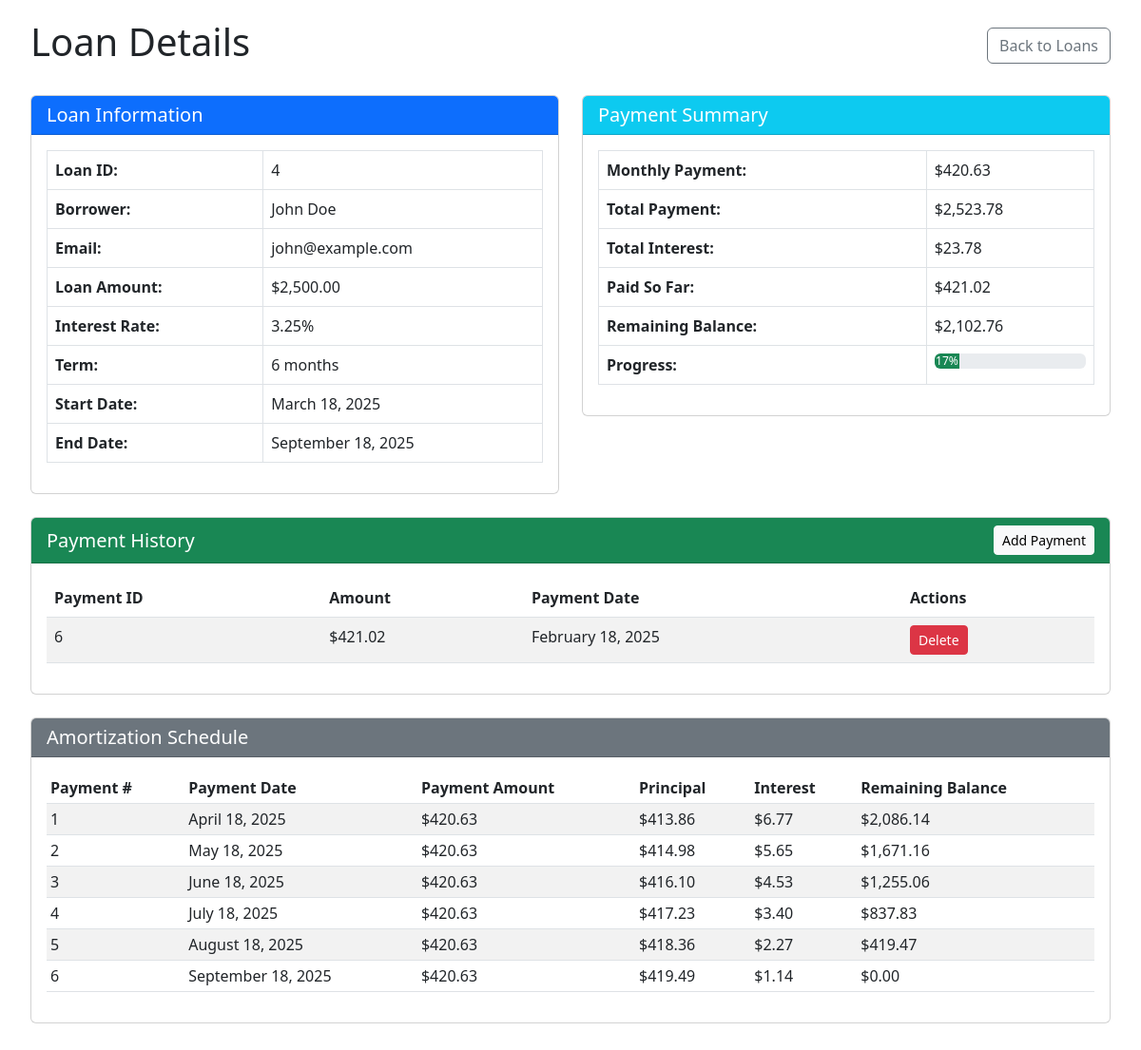
Screenshot of /view_loan.php?id=4 with the database file from the repository.
### tables this page shows
CREATE TABLE IF NOT EXISTS loans (
    id INT AUTO_INCREMENT PRIMARY KEY,
    user_id INT NOT NULL,
    amount DECIMAL(10, 2) NOT NULL,
    interest_rate DECIMAL(5, 2) NOT NULL,
    term_months INT NOT NULL,
    created_at DATETIME NOT NULL,
    updated_at DATETIME NOT NULL,
    FOREIGN KEY (user_id) REFERENCES users(id)
);

CREATE TABLE IF NOT EXISTS users (
    id INT AUTO_INCREMENT PRIMARY KEY,
    name VARCHAR(100) NOT NULL,
    email VARCHAR(100) NOT NULL UNIQUE,
    phone VARCHAR(20),
    address TEXT,
    created_at DATETIME NOT NULL,
    updated_at DATETIME NOT NULL
);

CREATE TABLE IF NOT EXISTS payments (
    id INT AUTO_INCREMENT PRIMARY KEY,
    loan_id INT NOT NULL,
    amount DECIMAL(10, 2) NOT NULL,
    payment_date DATE NOT NULL,
    created_at DATETIME NOT NULL,
    FOREIGN KEY (loan_id) REFERENCES loans(id) ON DELETE CASCADE
);

### Service/LoanService.php (called while the page is built, shortened)
<?php
class LoanService {
    private $loanRepository;
    public function __construct(LoanRepository $loanRepository) {
        $this->loanRepository = $loanRepository;
    }
    public function getLoanById(int $loanId) {
        $loanData = $this->loanRepository->getLoanById($loanId);
        return Loan::fromArray($loanData);
    }
    public function calculateMonthlyPayment(float $amount, float $interestRate, int $termMonths) {
        $monthlyInterestRate = $interestRate / 12 / 100;
        $monthlyPayment = ($monthlyInterestRate * $amount) /
                          (1 - pow(1 + $monthlyInterestRate, -$termMonths));
        return round($monthlyPayment, 2);
    }
    public function calculateTotalRepayment(float $amount, float $interestRate, int $termMonths) {
        $monthlyPayment = $this->calculateMonthlyPayment($amount, $interestRate, $termMonths);
        $totalRepayment = $monthlyPayment * $termMonths;
        return round($totalRepayment, 2);
    }
    public function calculateTotalInterest(float $amount, float $interestRate, int $termMonths) {
        $totalRepayment = $this->calculateTotalRepayment($amount, $interestRate, $termMonths);
        $totalInterest = $totalRepayment - $amount;
        return round($totalInterest, 2);
    }
}

### Repository/LoanRepository.php (called while the page is built, shortened)
<?php
class LoanRepository {
    private $db;
    public function __construct(PDO $db) {
        $this->db = $db;
    }
    public function getLoanById(int $loanId) {
        $stmt = $this->db->prepare("SELECT * FROM loans WHERE id = ?");
        $stmt->execute([$loanId]);
        $loan = $stmt->fetch(PDO::FETCH_ASSOC);
        return $loan ?: null;
    }
}

### Model/Loan.php (called while the page is built, shortened)
<?php
class Loan {
    private $id;
    private $amount;
    private $interestRate;
    private $termMonths;
    private $createdAt;
    public static function fromArray(array $data): Loan {
        $loan = new self();
        $loan->id = $data['id'] ?? null;
        $loan->userId = $data['user_id'] ?? null;
        $loan->amount = $data['amount'] ?? null;
        $loan->interestRate = $data['interest_rate'] ?? null;
        $loan->termMonths = $data['term_months'] ?? null;
        $loan->createdAt = $data['created_at'] ?? null;
        $loan->updatedAt = $data['updated_at'] ?? null;
        return $loan;
    }
    public function getId() {
        return $this->id;
    }
    public function getAmount() {
        return $this->amount;
    }
    public function getInterestRate() {
        return $this->interestRate;
    }
    public function getTermMonths() {
        return $this->termMonths;
    }
    public function getCreatedAt() {
        return $this->createdAt;
    }
}

### view_loan.php (the view, shortened to what this page needs)
<?php
spl_autoload_register(function ($class) {
    $prefix = 'Loan\\';
    $base_dir = __DIR__ . '/';
    $len = strlen($prefix);
    $relative_class = substr($class, $len);
    $file = $base_dir . str_replace('\\', '/', $relative_class) . '.php';
});
$loanId = (int)$_GET['id'];
try {
    $db = Database::getConnection();
    $loanRepository = new LoanRepository($db);
    $loanService = new LoanService($loanRepository);
    $loan = $loanService->getLoanById($loanId);
    $stmt = $db->prepare("SELECT * FROM users WHERE id = ?");
    $stmt->execute([$loan->getUserId()]);
    $user = $stmt->fetch(PDO::FETCH_ASSOC);
    $monthlyPayment = $loanService->calculateMonthlyPayment(
        $loan->getAmount(),
        $loan->getInterestRate(),
        $loan->getTermMonths()
    );
    $totalPayment = $loanService->calculateTotalRepayment(
        $loan->getAmount(),
        $loan->getInterestRate(),
        $loan->getTermMonths()
    );
    $totalInterest = $loanService->calculateTotalInterest(
        $loan->getAmount(),
        $loan->getInterestRate(),
        $loan->getTermMonths()
    );
    $stmt = $db->prepare("SELECT * FROM payments WHERE loan_id = ? ORDER BY payment_date DESC");
    $stmt->execute([$loanId]);
    $payments = $stmt->fetchAll(PDO::FETCH_ASSOC);
    $totalPaid = 0;
    foreach ($payments as $payment) {
        $totalPaid += $payment['amount'];
    }
    $remainingBalance = $totalPayment - $totalPaid;
} catch (PDOException $e) {
    $error = "Database error: " . $e->getMessage();
}
?>
<!DOCTYPE html>
<html lang="en">
<head>
    <link href="https://cdn.jsdelivr.net/npm/bootstrap@5.3.0-alpha1/dist/css/bootstrap.min.css" rel="stylesheet">
</head>
<body>
    <div class="container">
        <div class="d-flex justify-content-between align-items-center mb-4">
            <h1>Loan Details</h1>
            <a href="index.php" class="btn btn-outline-secondary">Back to Loans</a>
        </div>
        <?php if (isset($error)): ?>
            <div class="alert alert-danger">
                <?php echo $error; ?>
            </div>
        <?php else: ?>
            <div class="row">
                <div class="col-md-6">
                    <div class="card mb-4">
                        <div class="card-header bg-primary text-white">
                            <h5 class="mb-0">Loan Information</h5>
                        </div>
                        <div class="card-body">
                            <table class="table table-bordered">
                                <tr>
                                    <th>Loan ID:</th>
                                    <td><?php echo $loan->getId(); ?></td>
                                </tr>
                                <tr>
                                    <th>Borrower:</th>
                                    <td><?php echo htmlspecialchars($user['name']); ?></td>
                                </tr>
                                <tr>
                                    <th>Email:</th>
                                    <td><?php echo htmlspecialchars($user['email']); ?></td>
                                </tr>
                                <tr>
                                    <th>Loan Amount:</th>
                                    <td>$<?php echo number_format($loan->getAmount(), 2); ?></td>
                                </tr>
                                <tr>
                                    <th>Interest Rate:</th>
                                    <td><?php echo $loan->getInterestRate(); ?>%</td>
                                </tr>
                                <tr>
                                    <th>Term:</th>
                                    <td><?php echo $loan->getTermMonths(); ?> months</td>
                                </tr>
                                <tr>
                                    <th>Start Date:</th>
                                    <td><?php echo date('F j, Y', strtotime($loan->getCreatedAt())); ?></td>
                                </tr>
                                <tr>
                                    <th>End Date:</th>
                                    <td><?php echo date('F j, Y', strtotime($loan->getCreatedAt() . " + " . $loan->getTermMonths() . " months")); ?></td>
                                </tr>
                            </table>
                        </div>
                    </div>
                </div>
                <div class="col-md-6">
                    <div class="card mb-4">
                        <div class="card-header bg-info text-white">
                            <h5 class="mb-0">Payment Summary</h5>
                        </div>
                        <div class="card-body">
                            <table class="table table-bordered">
                                <tr>
                                    <th>Monthly Payment:</th>
                                    <td>$<?php echo number_format($monthlyPayment, 2); ?></td>
                                </tr>
                                <tr>
                                    <th>Total Payment:</th>
                                    <td>$<?php echo number_format($totalPayment, 2); ?></td>
                                </tr>
                                <tr>
                                    <th>Total Interest:</th>
                                    <td>$<?php echo number_format($totalInterest, 2); ?></td>
                                </tr>
                                <tr>
                                    <th>Paid So Far:</th>
                                    <td>$<?php echo number_format($totalPaid, 2); ?></td>
                                </tr>
                                <tr>
                                    <th>Remaining Balance:</th>
                                    <td>$<?php echo number_format($remainingBalance, 2); ?></td>
                                </tr>
                                <tr>
                                    <th>Progress:</th>
                                    <td>
                                        <div class="progress">
                                            <div class="progress-bar bg-success" role="progressbar"
                                                 style="width: <?php echo ($totalPaid / $totalPayment) * 100; ?>%"
                                                 aria-valuenow="<?php echo ($totalPaid / $totalPayment) * 100; ?>"
                                                 aria-valuemin="0" aria-valuemax="100">
                                                <?php echo round(($totalPaid / $totalPayment) * 100); ?>%
                                            </div>
                                        </div>
                                    </td>
                                </tr>
                            </table>
                        </div>
                    </div>
                </div>
            </div>
            <div class="card mb-4">
                <div class="card-header bg-success text-white d-flex justify-content-between align-items-center">
                    <h5 class="mb-0">Payment History</h5>
                    <button type="button" class="btn btn-light btn-sm" data-bs-toggle="modal" data-bs-target="#addPaymentModal">
                        Add Payment
                    </button>
                </div>
                <div class="card-body">
                    <?php if (count($payments) > 0): ?>
                        <table class="table table-striped table-hover">
                            <thead>
                                <tr>
                                    <th>Payment ID</th>
                                    <th>Amount</th>
                                    <th>Payment Date</th>
                                    <th>Actions</th>
                                </tr>
                            </thead>
                            <tbody>
                                <?php foreach ($payments as $payment): ?>
                                    <tr>
                                        <td><?php echo $payment['id']; ?></td>
                                        <td>$<?php echo number_format($payment['amount'], 2); ?></td>
                                        <td><?php echo date('F j, Y', strtotime($payment['payment_date'])); ?></td>
                                        <td>
                                            <form method="post" style="display: inline;">
                                                <button type="submit" class="btn btn-sm btn-danger" onclick="return confirm('Are you sure you want to delete this payment?')">Delete</button>
                                            </form>
                                        </td>
                                    </tr>
                                <?php endforeach; ?>
                            </tbody>
                        </table>
                    <?php else: ?>
                        <p class="text-center">No payment history available.</p>
                    <?php endif; ?>
                </div>
            </div>
            <div class="card mb-4">
                <div class="card-header bg-secondary text-white">
                    <h5 class="mb-0">Amortization Schedule</h5>
                </div>
                <div class="card-body">
                    <table class="table table-striped table-hover table-sm">
                        <thead>
                            <tr>
                                <th>Payment #</th>
                                <th>Payment Date</th>
                                <th>Payment Amount</th>
                                <th>Principal</th>
                                <th>Interest</th>
                                <th>Remaining Balance</th>
                            </tr>
                        </thead>
                        <tbody>
                            <?php
                            $balance = $loan->getAmount();
                            $monthlyInterestRate = $loan->getInterestRate() / 12 / 100;
                            $startDate = new DateTime($loan->getCreatedAt());
                            for ($i = 1; $i <= $loan->getTermMonths(); $i++) {
                                $interest = $balance * $monthlyInterestRate;
                                $principal = $monthlyPayment - $interest;
                                $balance -= $principal;
                                if ($balance < 0) {
                                    $balance = 0;
                                }
                                $paymentDate = clone $startDate;
                                $paymentDate->modify("+$i months");
                                $isPaid = false;
                                $rowClass = $isPaid ? 'table-success' : '';
                            ?>
                                <tr class="<?php echo $rowClass; ?>">
                                    <td><?php echo $i; ?></td>
                                    <td><?php echo $paymentDate->format('F j, Y'); ?></td>
                                    <td>$<?php echo number_format($monthlyPayment, 2); ?></td>
                                    <td>$<?php echo number_format($principal, 2); ?></td>
                                    <td>$<?php echo number_format($interest, 2); ?></td>
                                    <td>$<?php echo number_format($balance, 2); ?></td>
                                </tr>
                            <?php } ?>
                        </tbody>
                    </table>
                </div>
            </div>
        <?php endif; ?>
    </div>
</body>
</html>

### view_loan.php (style rules this page uses)
body { padding: 20px; }
.container { max-width: 1200px; }

### rows the page displays
loans: id "4", amount "2,500.00", interest_rate "3.25", term_months "6", created_at "March 18, 2025", created_at+term_months "September 18, 2025", term_months "420.63", totalPayment "2,523.78", totalInterest "23.78", remainingBalance "2,102.76", ($totalPaid / $totalPayment) * 100 "17", created_at "April 18, 2025", principal "413.86", interest "6.77", created_at "May 18, 2025", principal "414.98", interest_rate "5.65", created_at "June 18, 2025", principal "416.10", interest_rate "4.53", created_at "July 18, 2025", principal "417.23", interest_rate "3.40", created_at "August 18, 2025", principal "418.36", interest_rate "2.27", created_at "September 18, 2025", principal "419.49", interest_rate "1.14"
users: name "John Doe", email "john@example.com"
payments: id "6", amount "421.02", payment_date "February 18, 2025"

### other values shown
$totalPaid "421.02"
$balance "2,086.14"
$balance "1,671.16"
$balance "1,255.06"
$balance "837.83"
$balance "419.47"
$balance "0.00"
